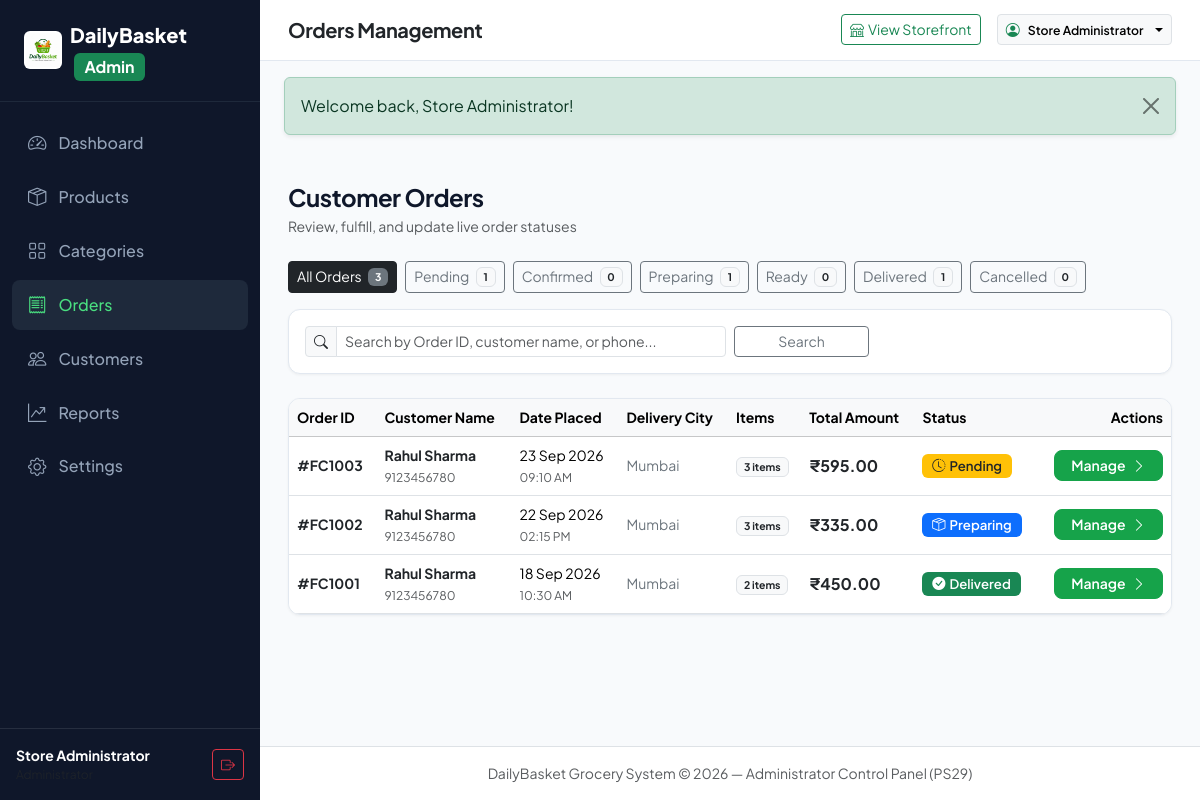
The app's page /admin/orders.php (signed in) with its own data.
### tables this page shows
CREATE TABLE `orders` (
  `id` INT AUTO_INCREMENT PRIMARY KEY,
  `user_id` INT NOT NULL,
  `total_amount` DECIMAL(10,2) NOT NULL,
  `delivery_charge` DECIMAL(10,2) NOT NULL DEFAULT 0.00,
  `status` ENUM('Pending', 'Confirmed', 'Preparing', 'Ready', 'Delivered', 'Cancelled') DEFAULT 'Pending',
  `delivery_name` VARCHAR(100) NOT NULL,
  `delivery_phone` VARCHAR(20) NOT NULL,
  `delivery_address` TEXT NOT NULL,
  `delivery_city` VARCHAR(100) NOT NULL,
  `delivery_pincode` VARCHAR(20) NOT NULL,
  `created_at` TIMESTAMP DEFAULT CURRENT_TIMESTAMP,
  `updated_at` TIMESTAMP DEFAULT CURRENT_TIMESTAMP ON UPDATE CURRENT_TIMESTAMP,
  FOREIGN KEY (`user_id`) REFERENCES `users` (`id`) ON DELETE CASCADE
);

### admin/orders.php (the view, shortened to what this page needs)
<?php
require_once __DIR__ . '/includes/admin-header.php';
$db = getDB();
$statusFilter = trim($_GET['status'] ?? '');
$search       = trim($_GET['search'] ?? '');
$whereClauses = ["1=1"];
$params = [];
$sql = "
    SELECT o.*, u.email as customer_email, COUNT(oi.id) as total_items
    FROM orders o
    LEFT JOIN users u ON o.user_id = u.id
    LEFT JOIN order_items oi ON o.id = oi.order_id
    WHERE " . implode(' AND ', $whereClauses) . "
    GROUP BY o.id
    ORDER BY o.created_at DESC
";
$stmt = $db->prepare($sql);
$stmt->execute($params);
$orders = $stmt->fetchAll();
$statusCounts = $db->query("
    SELECT status, COUNT(*) as count
    FROM orders
    GROUP BY status
")->fetchAll(PDO::FETCH_KEY_PAIR);
$allCount = array_sum($statusCounts);
?>
<div class="d-flex flex-wrap justify-content-between align-items-center mb-4 gap-3">
    <div>
        <h4 class="fw-bold mb-1">Customer Orders</h4>
        <p class="text-muted small mb-0">Review, fulfill, and update live order statuses</p>
    </div>
</div>
<div class="d-flex flex-wrap gap-2 mb-3">
    <a href="<?= baseUrl('admin/orders.php') ?>" class="btn btn-sm <?= $statusFilter === '' ? 'btn-dark' : 'btn-outline-secondary' ?>">
        All Orders <span class="badge bg-secondary ms-1"><?= $allCount ?></span>
    </a>
    <?php
    $availableStatuses = ['Pending', 'Confirmed', 'Preparing', 'Ready', 'Delivered', 'Cancelled'];
    foreach ($availableStatuses as $st):
        $count = $statusCounts[$st] ?? 0;
        $activeClass = ($statusFilter === $st) ? 'btn-primary' : 'btn-outline-secondary';
    ?>
        <a href="<?= baseUrl('admin/orders.php?status=' . urlencode($st)) ?>" class="btn btn-sm <?= $activeClass ?>">
            <?= $st ?> <span class="badge bg-light text-dark border ms-1"><?= $count ?></span>
        </a>
    <?php endforeach; ?>
</div>
<div class="admin-card p-3 mb-4">
    <form method="GET" action="<?= baseUrl('admin/orders.php') ?>" class="row g-2 align-items-center">
        <div class="col-md-6">
            <div class="input-group input-group-sm">
                <span class="input-group-text bg-light"><i class="bi bi-search"></i></span>
                <input type="text" name="search" class="form-control" placeholder="Search by Order ID, customer name, or phone..." value="<?= escape($search) ?>">
            </div>
        </div>
        <div class="col-md-2">
            <button type="submit" class="btn btn-sm btn-outline-secondary w-100">Search</button>
        </div>
    </form>
</div>
<div class="admin-card p-0 overflow-hidden">
    <div class="table-responsive">
        <table class="table table-hover align-middle mb-0 small">
            <thead class="table-light">
                <tr>
                    <th>Order ID</th>
                    <th>Customer Name</th>
                    <th>Date Placed</th>
                    <th>Delivery City</th>
                    <th>Items</th>
                    <th>Total Amount</th>
                    <th>Status</th>
                    <th class="text-end">Actions</th>
                </tr>
            </thead>
            <tbody>
                <?php if (empty($orders)): ?>
                    <tr>
                        <td colspan="8" class="text-center py-5 text-muted">
                            <i class="bi bi-receipt fs-1 d-block mb-2 text-muted"></i>
                            No orders found matching the filter criteria.
                        </td>
                    </tr>
                <?php else: ?>
                    <?php foreach ($orders as $order): ?>
                        <tr>
                            <td>
                                <a href="<?= baseUrl('admin/order-details.php?id=' . $order['id']) ?>" class="fw-bold text-dark text-decoration-none">
                                    #FC<?= escape($order['id']) ?>
                                </a>
                            </td>
                            <td>
                                <strong class="d-block text-dark"><?= escape($order['delivery_name']) ?></strong>
                                <span class="text-muted" style="font-size: 0.75rem;"><?= escape($order['delivery_phone']) ?></span>
                            </td>
                            <td>
                                <?= date('d M Y', strtotime($order['created_at'])) ?><br>
                                <span class="text-muted" style="font-size: 0.75rem;"><?= date('h:i A', strtotime($order['created_at'])) ?></span>
                            </td>
                            <td>
                                <span class="text-secondary"><?= escape($order['delivery_city']) ?></span>
                            </td>
                            <td>
                                <span class="badge bg-light text-dark border"><?= (int)$order['total_items'] ?> items</span>
                            </td>
                            <td>
                                <strong class="text-dark fs-6"><?= formatPrice($order['total_amount']) ?></strong>
                            </td>
                            <td>
                                <?= getStatusBadge($order['status']) ?>
                            </td>
                            <td class="text-end">
                                <a href="<?= baseUrl('admin/order-details.php?id=' . $order['id']) ?>" class="btn btn-sm btn-primary py-1 px-3">
                                    Manage <i class="bi bi-chevron-right ms-1"></i>
                                </a>
                            </td>
                        </tr>
                    <?php endforeach; ?>
                <?php endif; ?>
            </tbody>
        </table>
    </div>
</div>
<?php require_once __DIR__ . '/includes/admin-footer.php'; ?>

### includes/functions.php (shortened to what this page needs)
<?php
function escape(?string $str): string {
    return htmlspecialchars($str ?? '', ENT_QUOTES, 'UTF-8');
}
function formatPrice(float|int|string $amount): string {
    return '₹' . number_format((float)$amount, 2);
}
function baseUrl(string $path = ''): string {
    $cleanPath = ltrim($path, '/');
    return '/freshcart/' . $cleanPath;
}
function getStatusBadge(string $status): string {
    return match(trim($status)) {
        'Pending'   => '<span class="badge status-badge bg-warning text-dark"><i class="bi bi-clock-history me-1"></i>Pending</span>',
        'Confirmed' => '<span class="badge status-badge bg-info text-dark"><i class="bi bi-check2-circle me-1"></i>Confirmed</span>',
        'Preparing' => '<span class="badge status-badge bg-primary"><i class="bi bi-box-seam me-1"></i>Preparing</span>',
        'Ready'     => '<span class="badge status-badge bg-teal text-white" style="background-color: #0d9488;"><i class="bi bi-bag-check me-1"></i>Ready for Delivery</span>',
        'Delivered' => '<span class="badge status-badge bg-success"><i class="bi bi-check-circle-fill me-1"></i>Delivered</span>',
        'Cancelled' => '<span class="badge status-badge bg-danger"><i class="bi bi-x-circle-fill me-1"></i>Cancelled</span>',
        default     => '<span class="badge status-badge bg-secondary">' . escape($status) . '</span>',
    };
}

### assets/css/style.css (style rules this page uses)
:root { --fc-primary: #16a34a; --fc-primary-hover: #15803d; --fc-primary-light: #f0fdf4; --fc-primary-border: #bbf7d0; --fc-accent: #f59e0b; --fc-dark: #0f172a; --fc-muted: #64748b; --fc-bg-light: #f8fafc; --fc-card-bg: #ffffff; --fc-border: #e2e8f0; --fc-radius: 12px; --fc-radius-sm: 8px; --fc-shadow-sm: 0 1px 3px rgba(0,0,0,0.05); --fc-shadow: 0 4px 20px -2px rgba(0,0,0,0.07); --fc-shadow-hover: 0 12px 30px -4px rgba(22, 163, 74, 0.15); }
body { font-family: 'Plus Jakarta Sans', system-ui, -apple-system, "Segoe UI", Roboto, sans-serif; color: #1e293b; background-color: #fafbfc; min-height: 100vh; display: flex; flex-direction: column; }
h1, h2, h3, h4, h5, h6 { font-weight: 700; color: var(--fc-dark); letter-spacing: -0.02em; }
a { text-decoration: none; color: var(--fc-primary); transition: all 0.2s ease; }
.btn-primary { background-color: var(--fc-primary); border-color: var(--fc-primary); color: #ffffff; font-weight: 600; border-radius: var(--fc-radius-sm); padding: 0.6rem 1.25rem; transition: all 0.2s ease; }
.status-badge { font-size: 0.825rem; font-weight: 600; padding: 0.4em 0.75em; border-radius: 6px; }
.admin-card { background: #ffffff; border: 1px solid var(--fc-border); border-radius: var(--fc-radius); padding: 1.5rem; box-shadow: var(--fc-shadow-sm); margin-bottom: 1.5rem; }

### records on screen
orders: id "1003", delivery_name "Rahul Sharma", delivery_phone "9123456780", created_at "23 Sep 2026", created_at "09:10 AM", delivery_city "Mumbai", total_items "3", total_amount "₹595.00", status "Pending"
orders: id "1002", delivery_name "Rahul Sharma", delivery_phone "9123456780", created_at "22 Sep 2026", created_at "02:15 PM", delivery_city "Mumbai", total_items "3", total_amount "₹335.00", status "Preparing"
orders: id "1001", delivery_name "Rahul Sharma", delivery_phone "9123456780", created_at "18 Sep 2026", created_at "10:30 AM", delivery_city "Mumbai", total_items "2", total_amount "₹450.00", status "Delivered"

### other values on screen
$user['name'] "Store Administrator"
$adminTitle "Orders Management"
$msg['message'] "Welcome back, Store Administrator!"
$allCount "3"
$st "Pending"
$count "1"
$st "Confirmed"
$count "0"
$st "Preparing"
$st "Ready"
$st "Delivered"
$st "Cancelled"
